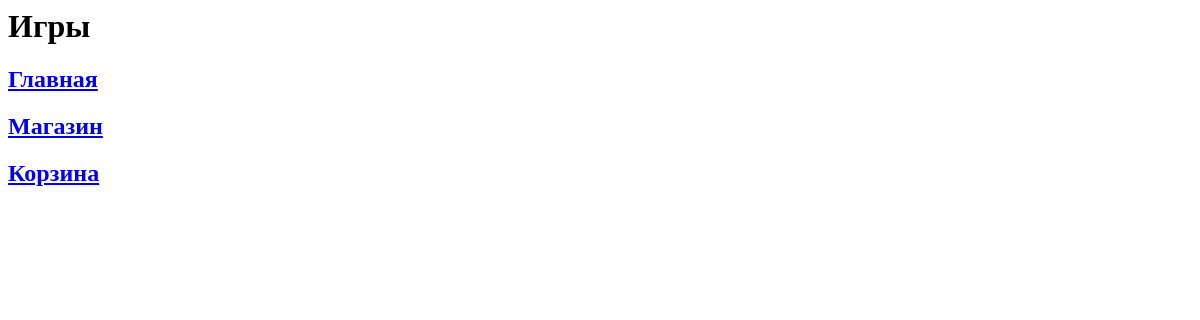
The page /platform/games/ on the database as committed earlier.
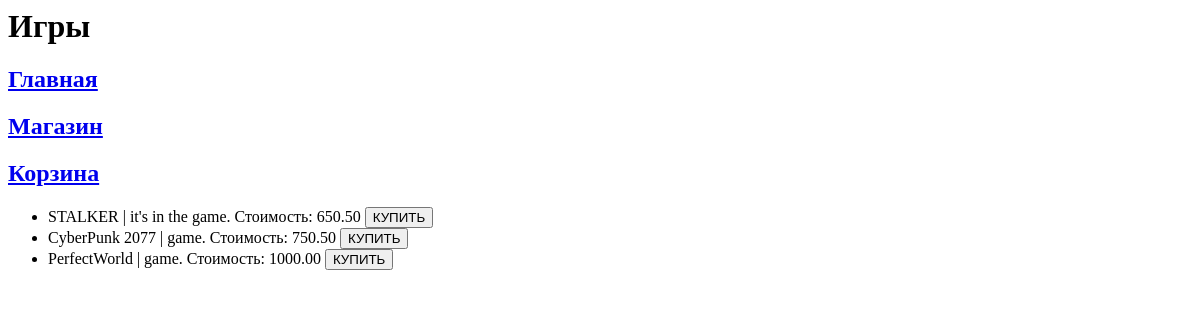
The same page on the database as committed later.
### task1/models.py (models this page shows, shortened)
class Game(models.Model):
    title = models.CharField(max_length=50)
    cost = models.DecimalField(max_digits=10, decimal_places=2)
    size = models.DecimalField(max_digits=10, decimal_places=2)
    description = models.TextField()
    age_limited = models.BooleanField(default=False)
    buyer = models.ManyToManyField(Buyer, related_name='game')

### task1/views.py (the view)
# urls.py: path('platform/games/', games_tmpl),
def games_tmpl(request):
    title = 'Магазин'
    page = 'Игры'
    context = {
        'title': title,
        'page': page,
        'games': Game.objects.all()
    }
    return render(request, 'first_task/games.html', context)

### templates/first_task/games.html (shortened to what this page needs)
{% extends 'first_task/menu.html' %}
{% block pagename %}
    {{ block.super }}
{% endblock %}
{% block menu %}
    {{ block.super }}
{% endblock %}
{% block content %}
    {{ block.super }}
{% endblock %}

### templates/first_task/menu.html (shortened to what this page needs)
<html lang="en">
<head>
</head>
</html>
<body>
    <header>
        {% block pagename %}
        <h1> {{ page }} </h1>
        {% endblock %}
    </header>
    <nav>
        {% block menu %}
        <p>
            <a href="http://127.0.0.1:8000/platform/"><h2> Главная </h2></a>
        </p>
        <p>
            <a href="http://127.0.0.1:8000/platform/games/"><h2> Магазин </h2></a>
        </p>
        <p>
            <a href="http://127.0.0.1:8000/platform/cart/"><h2> Корзина </h2></a>
        </p>
        {% endblock %}
    </nav>
    <main>
        {% block content %}
        <ul>
            {% for game in games %}
            <li> {{ game.title }} | {{ game.description }}. Стоимость: {{ game.cost }} <button> КУПИТЬ </button></li>
            {% endfor %}
        </ul>
        {% endblock %}
    </main>
</body>

Rows that differ between the two databases and show on the page:
added Game: title "STALKER", description "it's in the game", cost "650.50"
added Game: title "CyberPunk 2077", description "game", cost "750.50"
added Game: title "PerfectWorld", description "game", cost "1000.00"
